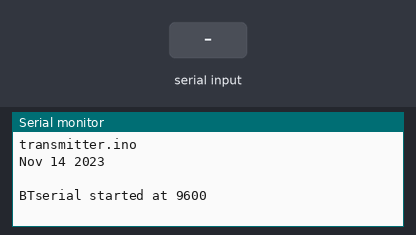
Bench run of a sketch on a simulated Arduino Uno, built with avr-gcc and run on an emulated ATmega328P. Parts: the last lines printed to the serial monitor. The inputs (shaded band) are chosen by the test bench.

Above: at 1.2 s.
1.3 s: "." received over Serial
At 1.58 s:
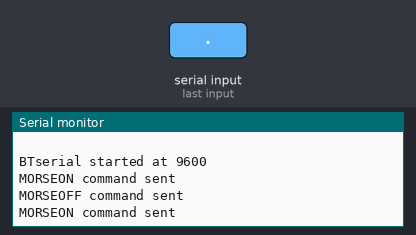
At 3.6 s:
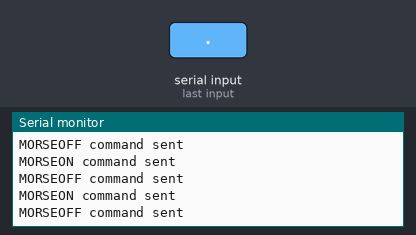

The sketch:

transmitter.ino
```cpp
#include <AltSoftSerial.h>
AltSoftSerial BTserial;
boolean DEBUG = true;
const byte maxDataLength = 20;
char receivedChars[21] ;
// MorsceTable from Achindra Bhatnagar for create.arduino.cc
const char* MorseTable[] = {
        NULL, NULL, NULL, NULL, NULL, NULL, NULL, NULL,
        NULL, NULL, NULL, NULL, NULL, NULL, NULL, NULL,
        NULL, NULL, NULL, NULL, NULL, NULL, NULL, NULL,
        NULL, NULL, NULL, NULL, NULL, NULL, NULL, NULL,
        // space, !, ", #, $, %, &, '
        NULL, "-.-.--", ".-..-.", NULL, NULL, NULL, NULL, ".----.",
        // ( ) * + , - . /
        "-.--.", "-.--.-", NULL, ".-.-.", "--..--", "-....-", ".-.-.-", "-..-.",
        // 0 1 2 3 4 5 6 7
        "-----", ".----", "..---", "...--", "....-", ".....", "-....", "--...",
        // 8 9 : ; < = > ?
        "---..", "----.", "---...", "-.-.-.", NULL, "-...-", NULL, "..--..",
        // @ A B C D E F G
        ".--.-.", ".-", "-...", "-.-.", "-..", ".", "..-.", "--.",
        // H I J K L M N O
        "....", "..", ".---", "-.-", ".-..", "--", "-.", "---",
        // P Q R S T U V W
        ".--.", "--.-", ".-.", "...", "-", "..-", "...-", ".--",
        // X Y Z [ \ ] ^ _
        "-..-", "-.--", "--..", NULL, NULL, NULL, NULL, "..--.-",
        // ' a b c d e f g
        NULL, ".-", "-...", "-.-.", "-..", ".", "..-.", "--.",
        // h i j k l m n o
        "....", "..", ".---", "-.-", ".-..", "--", "-.", "---",
        // p q r s t u v w
        ".--.", "--.-", ".-.", "...", "-", "..-", "...-", ".--",
        // x y z { | } ~ DEL
        "-..-", "-.--", "--..", NULL, NULL, NULL, NULL, NULL,
        };
// Variables used
int dotLength = 50;                  //lenght for "." is 50ms
int dashLength = dotLength*3;       // lenght for "-" is 150ms
boolean newData = false;            // newData is used to determine if there is a new command
void setup() {
  if (DEBUG)
    {
        // open serial communication for debugging and show
        // the sketch filename and the date compiled
        Serial.begin(9600);
        Serial.println(__FILE__);
        Serial.println(__DATE__);
        Serial.println(" ");
    }

    //  open software serial connection to the Bluetooth module.
    BTserial.begin(9600);
    if (DEBUG)  {   Serial.println("BTserial started at 9600");     }
    newData = false;
}

void loop() {
  char ch;
  if(Serial.available()){
    ch = Serial.read();             //if characters have been sent
    BTserial.print("<");  BTserial.print( ch ); BTserial.print(">");
  }
    flashDashDot(MorseTable[ch]);
    delay(dotLength*2);
}

void flashDashDot(const char * morseCode)
{
  int i = 0;
  while(morseCode[i] != 0)
  {
    if(morseCode[i] == '.'){
      dot();                   //go to the dot function
    } else if (morseCode[i] == '-'){
      dash();                 //go to the dash function
    }
    i++;                      //go to the next character
  }
}

void dot()
{
  BTserial.println("<MORSEON>");              //sent "MORSEON" to Arduino in slave mode
  if (DEBUG) {Serial.println("MORSEON command sent");}
  delay(dotLength);
  BTserial.println("<MORSEOFF>");            //sent "MORSEOFF" to Arduino in slave mode
  if (DEBUG) {Serial.println("MORSEOFF command sent");}
  delay(dotLength);
}

void dash()
{
  BTserial.println("<MORSEON>");            //sent "MORSEON" to Arduino in slave mode
  if (DEBUG) {Serial.println("MORSEON command sent");}
  delay(dashLength);
  BTserial.println("<MORSEOFF>");           //sent "MORSEOFF" to Arduino in slave mode
  if (DEBUG) {Serial.println("MORSEOFF command sent");}
  delay(dotLength);
}
```

Measured:
- after the input at 1.3 s, the serial monitor: prints a new line at once (image 1)
